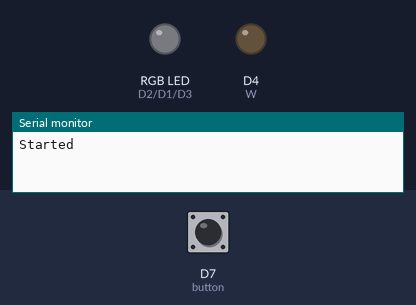
This sketch was run on a simulated ESP8266 (Wemos D1 mini). On the bench: an RGB LED mixed from three pins (HIGH = lit), output pins drawn as LEDs (lit = HIGH), the last lines printed to the serial monitor. Inputs (shaded band) come from the test bench; at power-on: D7 (button) LOW.

Above: at 3.7 s.
3.8 s: D7 (button) pulled HIGH for 1 s
At 5.0 s:
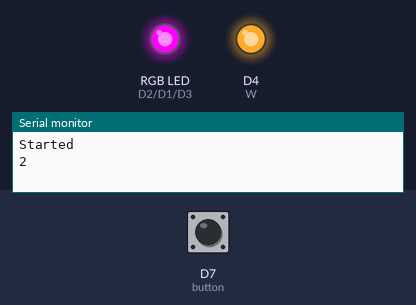
6.3 s: D7 (button) pulled HIGH for 0.15 s
At 7.5 s:
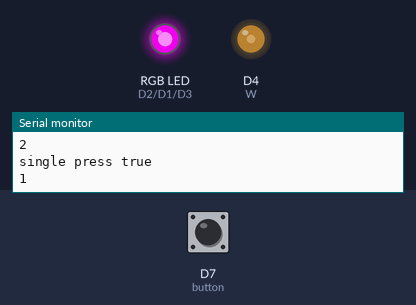
8.5 s: D7 (button) pulled HIGH for 0.15 s
At 9.6 s:
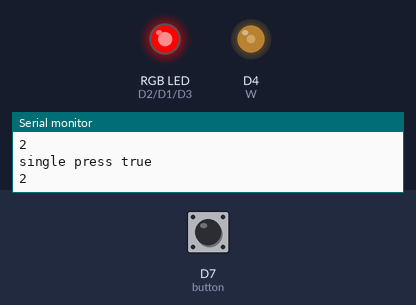
10.1 s: D7 (button) pulled HIGH for 3.2 s
At 11.0 s:
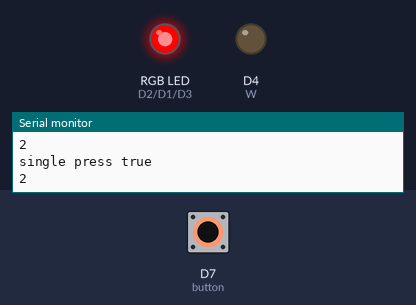
14.8 s: D7 (button) pulled HIGH for 1 s
At 15.8 s:
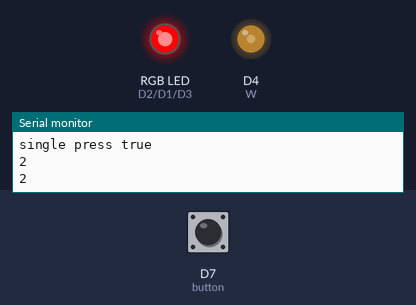
17.3 s: D7 (button) pulled HIGH for 0.15 s
At 19.0 s:
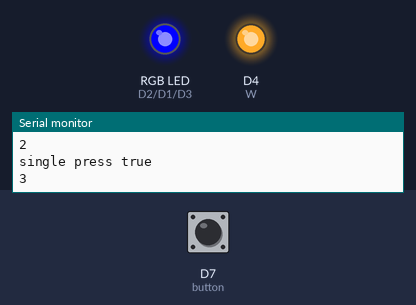
Timing chart, 0 to 20.5 s (numbered marks = the images above; inputs shaded):
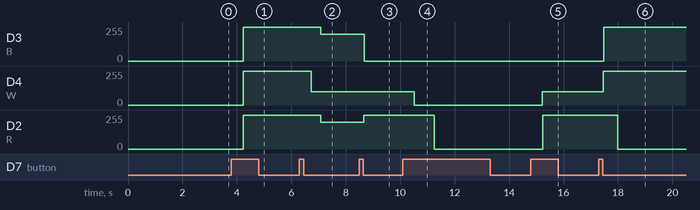

Measured:
- after the input at 3.8 s, D3 (B), D4 (W), D2 (R): 0/255 → 255/255 after 0.44 s
- after the input at 6.3 s, D3 (B), D2 (R): 255/255 → 200/255 after 0.78 s; D4 (W): 255/255 → 100/255 after 0.43 s
- after the input at 8.5 s, D3 (B): 200/255 → 0/255 after 0.17 s; D2 (R): 200/255 → 255/255 after 0.16 s
- after the input at 10.1 s, D4 (W): 100/255 → 0/255 after 0.42 s; D2 (R): 255/255 → 0/255 after 1.1 s
- after the input at 14.8 s, D4 (W): 0/255 → 100/255 after 0.42 s; D2 (R): 0/255 → 255/255 after 0.44 s
- after the input at 17.3 s, D3 (B): 0/255 → 255/255 after 0.18 s; D4 (W): 100/255 → 255/255 after 0.17 s; D2 (R): 255/255 → 0/255 after 0.70 s

The sketch:

RGBW_dimmer_auto.ino
```cpp
#include <ESP8266WiFi.h>
#include <ESP8266mDNS.h>
#include <WiFiUdp.h>
#include <ArduinoOTA.h>

// Wifi credentials for OTA update
const char* ssid = "WIFI SSID for OTA";
const char* password = "PASSWORD";


#define R D2
#define G D1
#define B D3
#define W D4
#define button D7

int RGBWarray[4] = { 500, 500, 500, 500 };	// Brightness we want to display
int RGBWarrayReal[4] = { 0, 0, 0, 0 };		// Actual pwm value at the moment

bool onOff = 1;			// Is light on or off
int colorSelect = 0;	// Selected color number

long buttonTimer = 0;
long longPressTime = 400;
boolean buttonActive = false;
boolean longPressActive = false;
boolean singlePress = false;
boolean longPress = false;

unsigned long dimmerPreviousMillis = 0;
const long dimmerInterval = 0;

// Writes PWM values, used in debugging without dimming
void debugWritePwm()
{
	analogWrite(R, RGBWarray[0]);
	analogWrite(G, RGBWarray[1]);
	analogWrite(B, RGBWarray[2]);
	analogWrite(W, RGBWarray[3]);
}

// Writes PWM values
void writePwm()
{
	analogWrite(R, RGBWarrayReal[0]);
	analogWrite(G, RGBWarrayReal[1]);
	analogWrite(B, RGBWarrayReal[2]);
	analogWrite(W, RGBWarrayReal[3]);
}

// This checks if we want to change the brightness of any channel, and changes the value smoothly if needed
void dimmer()
{
	unsigned long currentMillis = millis();
	if (currentMillis - dimmerPreviousMillis >= dimmerInterval)
	{
		dimmerPreviousMillis = currentMillis;
		for (int i = 0; i <= 3; i++)
		{
			if (RGBWarray[i] > RGBWarrayReal[i])
			{
				RGBWarrayReal[i] ++;
			}
			if (RGBWarray[i] < RGBWarrayReal[i])
			{
				RGBWarrayReal[i] --;
			}
		}
		writePwm();
	}
}

// Checks if any buttons pressed, and updates statuses
void buttonPress()
{
	longPress = false;
	singlePress = false;

	if (digitalRead(button) == HIGH) {
		//Serial.println("Button pressed");
		if (buttonActive == false) {
			buttonActive = true;
			buttonTimer = millis();
		}
		if ((millis() - buttonTimer > longPressTime) && (longPressActive == false)) {
			longPressActive = true;
			longPress = true;
		}
	}
	else {
		if (buttonActive == true) {
			Serial.println("2");
			if (longPressActive == true) {
				longPressActive = false;
			}
			else {
				singlePress = true;
			}
			buttonActive = false;
		}
	}
}

// Ota mode waits for ota software update
void otaMode()
{
	Serial.begin(115200);
	Serial.println("Booting");
	WiFi.mode(WIFI_STA);
	WiFi.begin(ssid, password);
	while (WiFi.waitForConnectResult() != WL_CONNECTED) {
		Serial.println("Connection Failed! Rebooting...");
		delay(5000);
		ESP.restart();
	}
	// Port defaults to 8266
	// ArduinoOTA.setPort(8266);

	// Hostname defaults to esp8266-[ChipID]
	// ArduinoOTA.setHostname("myesp8266");

	// No authentication by default
	// ArduinoOTA.setPassword("admin");

	// Password can be set with it's md5 value as well
	// MD5(admin) = 21232f297a57a5a743894a0e4a801fc3
	// ArduinoOTA.setPasswordHash("21232f297a57a5a743894a0e4a801fc3");

	ArduinoOTA.onStart([]() {
		String type;
		if (ArduinoOTA.getCommand() == U_FLASH)
			type = "sketch";
		else // U_SPIFFS
			type = "filesystem";

		// NOTE: if updating SPIFFS this would be the place to unmount SPIFFS using SPIFFS.end()
		Serial.println("Start updating " + type);
	});
	ArduinoOTA.onEnd([]() {
		Serial.println("\nEnd");
		RGBWarray[0] = 100;
		RGBWarray[1] = 800;
		RGBWarray[2] = 100;
		RGBWarray[3] = 100;
		debugWritePwm();
		delay(2000);
	});
	ArduinoOTA.onProgress([](unsigned int progress, unsigned int total) {
		Serial.printf("Progress: %u%%\r", (progress / (total / 100)));
		RGBWarray[0] = 100;
		RGBWarray[1] = 100;
		RGBWarray[2] = 800;
		RGBWarray[3] = 100;
		debugWritePwm();
		delay(200);
	});
	ArduinoOTA.onError([](ota_error_t error) {
		Serial.printf("Error[%u]: ", error);
		if (error == OTA_AUTH_ERROR) Serial.println("Auth Failed");
		else if (error == OTA_BEGIN_ERROR) Serial.println("Begin Failed");
		else if (error == OTA_CONNECT_ERROR) Serial.println("Connect Failed");
		else if (error == OTA_RECEIVE_ERROR) Serial.println("Receive Failed");
		else if (error == OTA_END_ERROR) Serial.println("End Failed");
		RGBWarray[0] = 800;
		RGBWarray[1] = 100;
		RGBWarray[2] = 100;
		RGBWarray[3] = 100;
		debugWritePwm();
		delay(2000);
	});
	ArduinoOTA.begin();
	Serial.println("Ready");
	Serial.print("IP address: ");
	Serial.println(WiFi.localIP());

	while (true)
	{
		Serial.println("Ota loop");
		//delay(500);
		ArduinoOTA.handle();
		RGBWarray[0] = 200;
		RGBWarray[1] = 200;
		RGBWarray[2] = 200;
		RGBWarray[3] = 200;
		debugWritePwm();
		delay(500);
		RGBWarray[0] = 10;
		RGBWarray[1] = 10;
		RGBWarray[2] = 10;
		RGBWarray[3] = 10;
		debugWritePwm();
		delay(500);
		if (digitalRead(button) == HIGH)
		{
			delay(500);
			if (digitalRead(button) == HIGH)
			{
				RGBWarray[0] = 800;
				RGBWarray[1] = 100;
				RGBWarray[2] = 100;
				RGBWarray[3] = 100;
				debugWritePwm();
				delay(2000);
				ESP.restart();
			}
		}
	}
}


void setup()
{
	Serial.begin(115200);
	delay(2000);
	Serial.println("Started");
	pinMode(R, OUTPUT);
	pinMode(G, OUTPUT);
	pinMode(B, OUTPUT);
	pinMode(W, OUTPUT);
	pinMode(button, INPUT);
	delay(500);
	if (digitalRead(button) == HIGH)
	{
		Serial.println("Ota mode!");
		delay(500);
		otaMode();
	}
}

void loop()
{
	dimmer();
	buttonPress();

	if (singlePress)
	{
		Serial.println("single press true");
		colorSelect++;
		if (colorSelect > 4)
		{
			colorSelect = 0;
		}
		Serial.println(colorSelect);
	}
	if (longPress)
	{
		onOff = !onOff;
	}

	switch (colorSelect)
	{
	case 0:
		RGBWarray[0] = 1000;
		RGBWarray[1] = 0;
		RGBWarray[2] = 1000;
		RGBWarray[3] = 500;
		break;
	case 1:
		RGBWarray[0] = 200;
		RGBWarray[1] = 0;
		RGBWarray[2] = 200;
		RGBWarray[3] = 100;
		break;
	case 2:
		RGBWarray[0] = 1000;
		RGBWarray[1] = 0;
		RGBWarray[2] = 0;
		RGBWarray[3] = 100;
		break;
	case 3:
		RGBWarray[0] = 0;
		RGBWarray[1] = 0;
		RGBWarray[2] = 1000;
		RGBWarray[3] = 300;
		break;
	case 4:
		RGBWarray[0] = 0;
		RGBWarray[1] = 0;
		RGBWarray[2] = 0;
		RGBWarray[3] = 500;
		break;
	default:
		break;
	}

	if (onOff)
	{
		RGBWarray[0] = 0;
		RGBWarray[1] = 0;
		RGBWarray[2] = 0;
		RGBWarray[3] = 0;
	}
}
```
